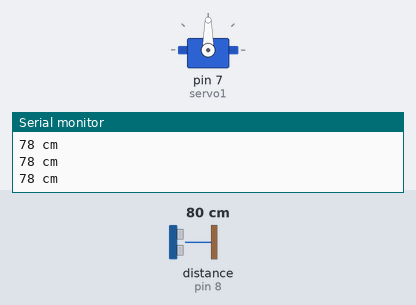
A sketch run on a simulated Arduino Uno, built with avr-gcc and run on an emulated ATmega328P. Parts: servo, the last lines printed to the serial monitor. Wiring (inferred from the names in the program): ultrasonic range finder: trigger pin 9; echo pin 8. Inputs (shaded band) come from the test bench; at power-on: distance to the obstacle (sensor on pin 8) 80 cm. The echo pulse lasts 58.3 µs per cm.

Above: at 1.2 s.
1.3 s: distance to the obstacle (sensor on pin 8) set to 200 cm
2.8 s: distance to the obstacle (sensor on pin 8) set to 208 cm
At 3.7 s:
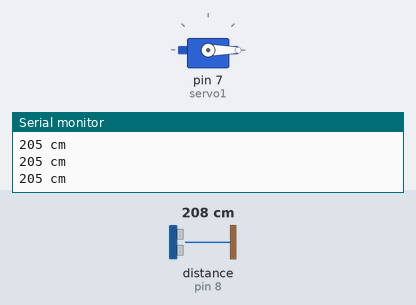
4.3 s: distance to the obstacle (sensor on pin 8) set to 2 cm
At 4.7 s:
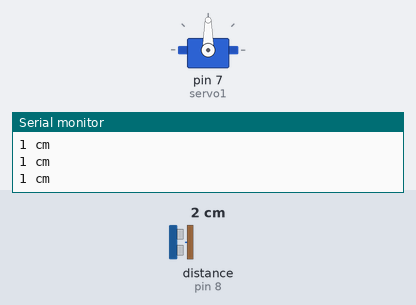
5.8 s: distance to the obstacle (sensor on pin 8) set to 250 cm
At 6.6 s:
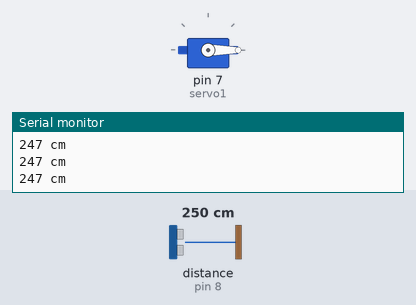
Timing chart, 0 to 8.3 s (numbered marks = the images above; inputs shaded):
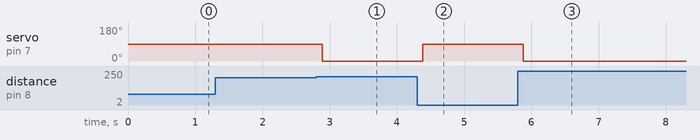

Measured:
- the behaviour switches between 203 and 204 cm on distance to the obstacle (sensor on pin 8) (found by bisection; images 0 and 1)
- after the input at 2.8 s, servo on pin 7 (servo1): 90° → 0° after 0.09 s
- after the input at 4.3 s, servo on pin 7 (servo1): 0° → 90° after 0.09 s
- after the input at 5.8 s, servo on pin 7 (servo1): 90° → 0° after 0.08 s

The sketch:

Servo_Ultrasonico.ino
```cpp
#include <Servo.h>
Servo servo1;
int trigPin = 9;
int echoPin = 8;
long distance;
long duration;

void setup()
{
Serial.begin(9600);
servo1.attach(7);
 pinMode(trigPin, OUTPUT);
 pinMode(echoPin, INPUT);// put your setup code here, to run once:
}

void loop() {
  ultra();
  servo1.write(0);
  if(distance <= 200){ // Es 10, pero lo cambie porque no funcionaba el Ultra
  servo1.write(90);
  }
}

void ultra(){
  digitalWrite(trigPin, LOW);
  delayMicroseconds(2);
  digitalWrite(trigPin, HIGH);
  delayMicroseconds(10);
  digitalWrite(trigPin, LOW);
  duration = pulseIn(echoPin, HIGH);
  distance = duration*0.034/2;
  Serial.print(distance);       //Monitorización en centímetros de la distancia en el monitor serial
  Serial.println(" cm");
  delay(50);
  }
```
